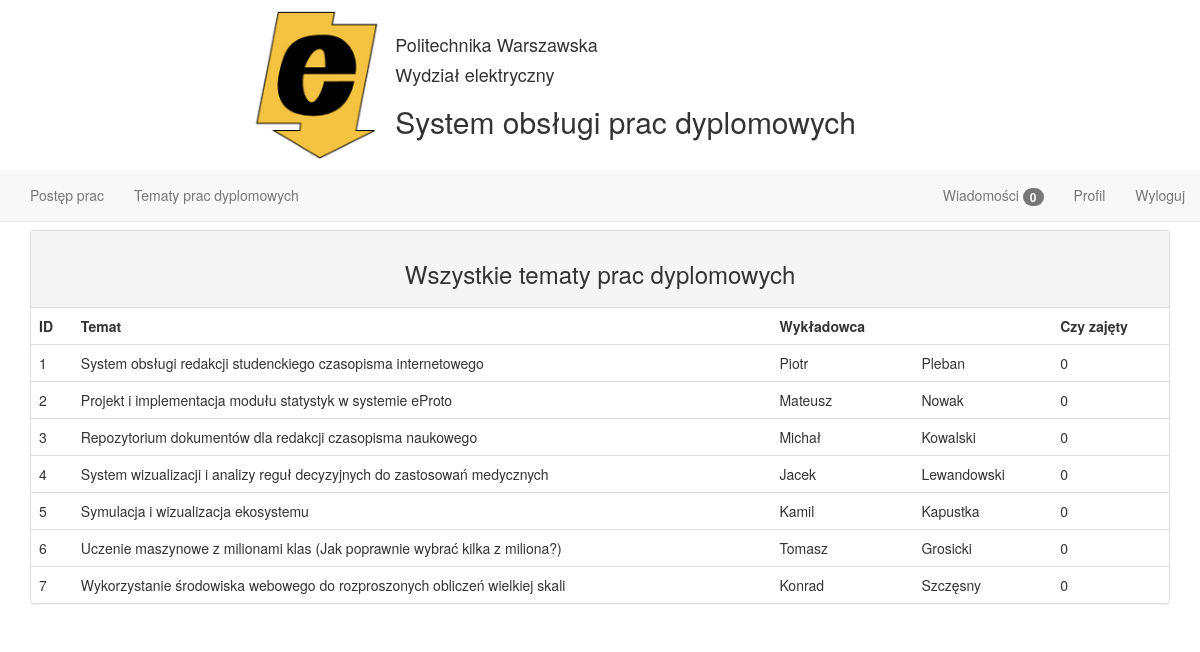
The app's page /student_subjects, older data.
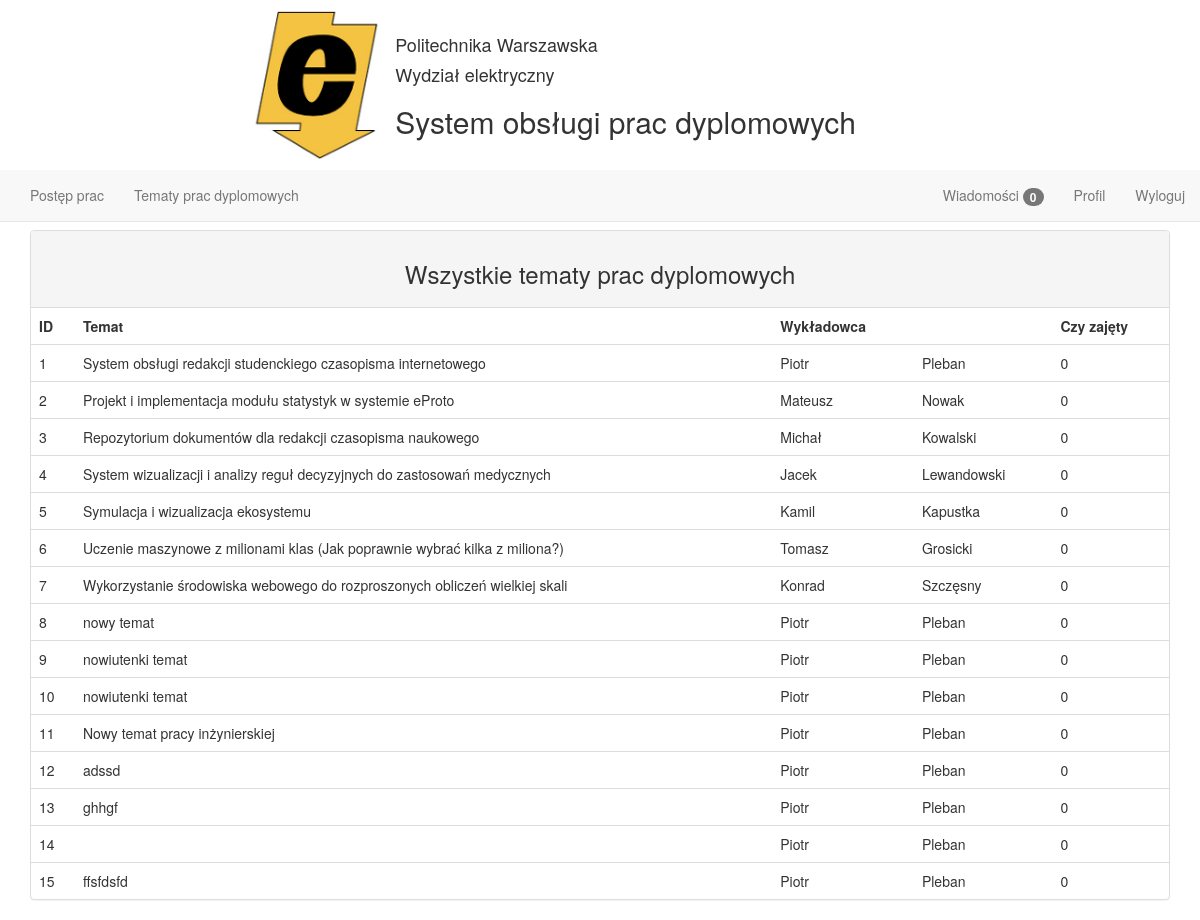
The same page, newer data.
### tables this page shows
CREATE TABLE temat_pracy(
  id_tematu INTEGER PRIMARY KEY AUTOINCREMENT,
  id_wykladowca INTEGER,
  temat TEXT NOT NULL,
  czy_zajety INTEGER,
  FOREIGN KEY (id_wykladowca) REFERENCES wykladowca(id_wykladowcy)
);

CREATE TABLE wykladowca(
  id_wykladowcy INTEGER PRIMARY KEY AUTOINCREMENT,
  imie TEXT NOT NULL,
  nazwisko TEXT NOT NULL,
  email TEXT NOT NULL,
  haslo TEXT NOT NULL
);

### main.py (the view)
@app.route('/student_subjects')
def student_subjects():
    cur = g.db.execute(
        'SELECT temat_pracy.id_tematu, temat_pracy.temat, temat_pracy.czy_zajety, wykladowca.imie, wykladowca.nazwisko FROM temat_pracy INNER JOIN wykladowca ON temat_pracy.id_wykladowca=wykladowca.id_wykladowcy;')
    subjects = [dict(id=row[0], temat=row[1], czy_zajety=row[2], imie=row[3], nazwisko=row[4]) for row in
                cur.fetchall()]
    return render_template('student_subjects.html', subjects=subjects)

### main.py (called while the page is built)
@app.context_processor
def message_count_lecturer():
    session['id_wykladowcy'] = 1;
    cur = g.db.execute('SELECT count(*) FROM wiadomosc WHERE czy_przeczytane LIKE ? AND id_wykladowca = ?',
                       ['NIE', session['id_wykladowcy']])
    return dict(count=cur.fetchall()[0])

@app.context_processor
def message_count_student():
    session['id_studenta'] = 1
    cur = g.db.execute('SELECT count(*) FROM wiadomosc WHERE czy_przeczytane LIKE ? AND id_student = ?',
                       ['NIE', session['id_studenta']])
    return dict(count_student=cur.fetchall()[0])

def connect_db():
    return sqlite3.connect(app.config['DATABASE'])

@app.before_request
def before_request():
    g.db = connect_db()

@app.teardown_request
def teardown_request(exception):
    db = getattr(g, 'db', None)
    if db is not None:
        db.close()

### templates/student_subjects.html
{% extends "student_layout.html" %} {% block main %}
    <div class="panel panel-default">
        <div class="panel-heading text-center"><h3>Wszystkie tematy prac dyplomowych</h3></div>
        <table class="table">
            <thead>
            <tr>
                <td>ID</td>
                <td>Temat</td>
                <td>Wykładowca</td>
                <td></td>
                <td>Czy zajęty</td>
            </tr>
            </thead>
            <tbody>
            {% for subjects in subjects %}
                <tr>
                    <td>{{ subjects.id }}</td>
                    <td>{{ subjects.temat }}</td>
                    <td>{{ subjects.imie }}</td>
                    <td>{{ subjects.nazwisko }}</td>
                    <td>{{ subjects.czy_zajety }}</td>
                </tr>
            {% endfor %}
            </tbody>
        </table>
    </div>
{% endblock %}

### templates/student_layout.html (shortened to what this page needs)
{% extends "main_layout.html" %} {% block body %}
      <nav class="navbar navbar-default navbar-fixed-top top-margin-170">
        <div class="container-fluid">
            <div class="collapse navbar-collapse" id="navbar-lecturer">
                <ul class="nav navbar-nav">
                    <li><a href="{{ url_for('work_progress') }}">Postęp prac</a></li>
                    <li><a href="{{ url_for('student_subjects') }}">Tematy prac dyplomowych</a></li>
                </ul>
                <ul class="nav navbar-nav navbar-right">
                    <li><a href="{{ url_for('message_student') }}">Wiadomości <span class="badge">{{ count_student[0] }}</span></a></li>
                    <li><a href="{{ url_for('profile_student') }}">Profil</a></li>
                    <li><a href="{{ url_for('signout') }}">Wyloguj</a></li>
                </ul>
            </div>
        </div>
    </nav>
    <div class="container-fluid">
        {% block main %}
        {% endblock %}
    </div>
{% endblock %}

### templates/main_layout.html (shortened to what this page needs)
<!DOCTYPE html>
<html lang="en">
<head>
    <link rel=stylesheet type=text/css
          href="{{ url_for('static', filename='bootstrap/css/bootstrap.min.css') }}">
    <link rel=stylesheet type=text/css
          href="{{ url_for('static', filename='style.css') }}">
</head>
<body>
<nav class="navbar-fixed-top">
    <div class="container-fluid header">
        <div class="header-content">
            <img id="logo" src="{{ url_for('static', filename='images/logo.png') }}"/>
            <div class="header-titles">
                <h4>Politechnika Warszawska</h4>
                <h4>Wydział elektryczny</h4>
                <h2>System obsługi prac dyplomowych</h2>
            </div>
        </div>
    </div>
</nav>
<div class="container-fluid">
    {% block body %}{% endblock %}
</div>
</body>
</html>

### static/style.css (style rules this page uses)
body { padding-top: 230px; }
.header { border-bottom: 1px solid #ddd; background: #fff; }
.header-content { width: 700px; margin: auto; }
.header-content #logo { margin: 10px 0; height: 150px; }
.header-content .header-titles { padding: 15px; height: 150px; margin: 10px 0; float: left; }
#logo { margin: 10px; float: left; }
.top-margin-170 { margin-top: 170px; }
.table thead tr { font-weight: bold; }

Row changes from the older to the newer data that the page shows:
added temat_pracy: id "8", temat "nowy temat", imie "Piotr", nazwisko "Pleban", czy_zajety "0"
added temat_pracy: id "9", temat "nowiutenki temat", imie "Piotr", nazwisko "Pleban", czy_zajety "0"
added temat_pracy: id "10", temat "nowiutenki temat", imie "Piotr", nazwisko "Pleban", czy_zajety "0"
added temat_pracy: id "11", temat "Nowy temat pracy inżynierskiej", imie "Piotr", nazwisko "Pleban", czy_zajety "0"
added temat_pracy: id "12", temat "adssd", imie "Piotr", nazwisko "Pleban", czy_zajety "0"
added temat_pracy: id "13", temat "ghhgf", imie "Piotr", nazwisko "Pleban", czy_zajety "0"
added temat_pracy: id "14", imie "Piotr", nazwisko "Pleban", czy_zajety "0"
added temat_pracy: id "15", temat "ffsfdsfd", imie "Piotr", nazwisko "Pleban", czy_zajety "0"
